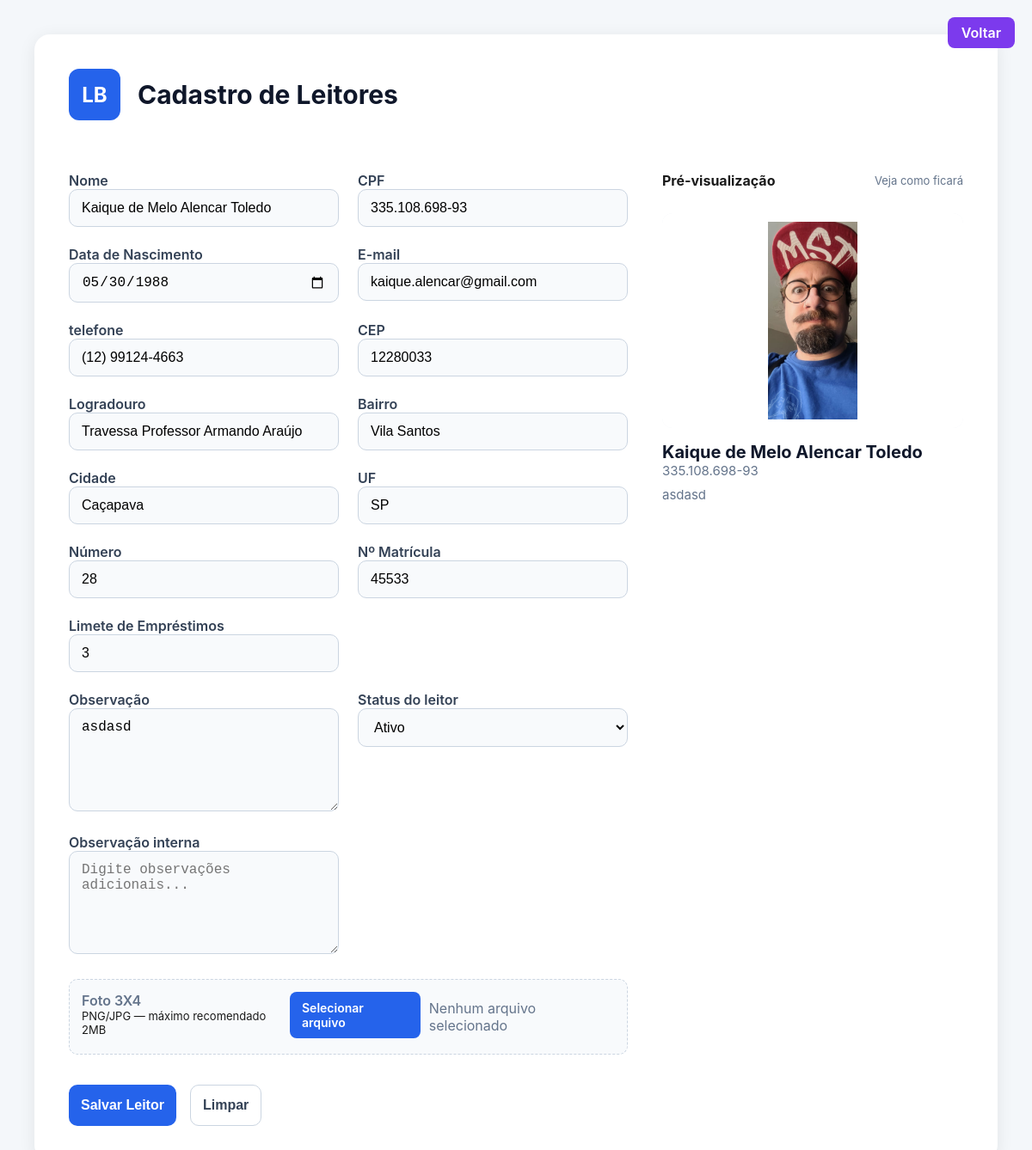
The app's page /leitores/1/edit with its own data.
### app/models/reader.py (models this page shows, shortened)
class Reader(db.Model):
    __tablename__ = "reader"
    id = db.Column(db.Integer, primary_key=True)
    nome = db.Column(db.String(255), nullable=False)
    cpf  = db.Column(db.String(14), unique=True, nullable=False, index=True)
    data_nascimento = db.Column(db.Date, nullable=False)
    email = db.Column(db.String(120), nullable=False)
    telefone = db.Column(db.String(15), nullable=False)
    cep = db.Column(db.String(10), nullable=False)
    logradouro = db.Column(db.String(255), nullable=False)
    bairro = db.Column(db.String(180), nullable=False)
    cidade = db.Column(db.String(180), nullable=False)
    uf = db.Column(db.String(2), nullable=False)
    numero_endereco = db.Column(db.String(15), nullable=False)
    numero_matricula = db.Column(db.Integer, unique=True, nullable=False, index=True)
    limite_emprestimo = db.Column(db.Integer, nullable=True, default=3)
    emprestimos_ativos = db.Column(db.Integer, default=0)
    observacao = db.Column(db.Text, nullable=True)
    data_cadastro = db.Column(db.DateTime, nullable=False, default=datetime.utcnow)
    data_atualizacao = db.Column(db.DateTime, default=datetime.utcnow, onupdate=datetime.utcnow)
    ultimo_emprestimo = db.Column(db.DateTime, nullable=True)
    responsavel = db.Column(db.String(255), nullable=True)
    telefone_responsavel = db.Column(db.String(15), nullable=True)
    obs_interna = db.Column(db.Text, nullable=True)
    status = db.Column(db.String(20), nullable=False, default="ativo")
    foto = db.Column(db.String(255), nullable=True)

### app/leitores/routes.py (the view, shortened to what this page needs)
@reader_bp.route("/leitores/<int:id>/edit", methods=["GET", "POST"])
def editar_leitor(id):
    reader = ReaderService.get_by_id(id)
    if not reader:
        flash("Leitor não encontrado", "error")
        return redirect(url_for("leitores.listar_leitores"))
    return render_template("leitor/leitor.html", leitor=reader)

### app/leitores/service.py (called while the page is built)
    @staticmethod
    def get_by_id(id):
        return Reader.query.get(id)

### app/templates/leitor/leitor.html (shortened to what this page needs)
{% extends "base/_base.html" %}
{% set show_back_button = True %}
{% block body_class %}page-livro{% endblock %}
{% block css_page %}
<link rel="stylesheet" href="{{ url_for('static', filename='css/leitor.css') }}">
{% endblock %}
{% block content %}
<div class="container">
  <header>
    <div class="logo">LB</div>
    <h1>Cadastro de Leitores</h1>
  </header>
  <form id="bookForm"  enctype="multipart/form-data" action="{% if leitor %} {{ url_for('leitores.editar_leitor', id=leitor.id) }} {% else %} {{ url_for('leitores.cadastrar_leitores') }} {% endif   %}" method="POST">
    <div class="row">
      <div>
        <label for="nome">Nome</label>
        <input id="nome" name="nome" class="input" value="{{ leitor.nome if leitor else '' }}" required />
      </div>
      <div>
        <label for="cpf">CPF</label>
        <input id="cpf" name="cpf" class="input"  value="{{ leitor.cpf if leitor else '' }}" required placeholder="Ex: (000.000.000-00)" />
      </div>
      <div>
        <label for="data_nascimento">Data de Nascimento</label>
        <input id="data_nascimento" name="data_nascimento" type="date" class="input"  value={{leitor.data_nascimento.strftime('%Y-%m-%d') if leitor and leitor.data_nascimento else ''}}  required  />
      </div>
      <div>
        <label for="email">E-mail</label>
        <input id="email" name="email" type="email" class="input" required placeholder="Ex: exemplo@exemplo.com" value="{{ leitor.email if leitor else '' }}"/>
      </div>
      <div>
        <label for="telefone">telefone</label>
        <input id="telefone" name="telefone" type="tel" class="input"  required placeholder="Ex: (00)00000-0000" value="{{ leitor.telefone if leitor else '' }}" />
      </div>
      <div>
        <label for="cep">CEP</label>
        <input id="cep" name="cep" type="text" class="input" maxlength="9" onblur="buscaCep()" value="{{leitor.cep if leitor else ''}}" required placeholder="Ex: 01001-000"/>
      </div>
      <div>
        <label for="logradouro">Logradouro</label>
        <input id="logradouro" name="logradouro" type="text" class="input" value="{{ leitor.logradouro if leitor else '' }}" readonly />
      </div>
      <div>
        <label for="bairro">Bairro</label>
        <input id="bairro" name="bairro" type="text" class="input" value="{{ leitor.bairro if leitor else '' }}"  readonly />
      </div>
      <div>
        <label for="cidade">Cidade</label>
        <input id="cidade" name="cidade" type="text" class="input" value="{{ leitor.cidade if leitor else '' }}" readonly />
      </div>
      <div>
        <label for="uf">UF</label>
        <input id="uf" name="uf" type="text" class="input" value="{{ leitor.uf if leitor else '' }}" readonly />
      </div>
      <div>
        <label for="numero_endereco">Número</label>
        <input id="numero_endereco" name="numero_endereco" type="text" class="input" value="{{ leitor.numero_endereco if leitor else '' }}" />
      </div>
      <div>
        <label for="numero_matricula">Nº Matrícula</label>
        <input id="numero_matricula" name="numero_matricula" type="text" class="input" value="{{ leitor.numero_matricula if leitor else '' }}" required />
      </div>
      <div>
        <label for="limite_emprestimo">Limete de Empréstimos</label>
        <input id="limite_emprestimo" name="limite_emprestimo" type="number" min="1" class="input"  value="{{ leitor.limite_emprestimo if leitor else '3' }}"/>
      </div>
      <div>
      </div>
      <div>
        <label for="observacao">Observação</label>
        <textarea id="observacao" name="observacao" class="input" rows="4" placeholder="Digite observações adicionais...">{{ leitor.observacao if leitor else '' }}</textarea>
      </div>
      <div>
        <label for="status">Status do leitor</label>
        <select id="status" name="status" class="input" value="{{ leitor.status if leitor else 'ativo' }}" required>
          <option value="ativo" {{ 'selected' if leitor and leitor.status == 'ativo' else '' }}>Ativo</option>
        </select>
      </div>
      <div>
        <label for="obs_interna">Observação interna</label>
        <textarea id="obs_interna" name="obs_interna" class="input" value="{{ leitor.obs_interna if leitor else '' }}" rows="4"placeholder="Digite observações adicionais..."></textarea>
      </div>
    </div>
    <div class="row full">
      <div class="file-input">
        <div>
          <label class="muted">Foto 3X4 </label>
          <div style="font-size:13px;color:var(--muted)">PNG/JPG — máximo recomendado 2MB</div>
        </div>
        <div style="margin-left:auto;display:flex;gap:10px;align-items:center;">
          <label class="btn-upload" for="coverInput">Selecionar arquivo</label>
          <span id="fileName"  class="muted">Nenhum arquivo selecionado</span>
        </div>
      </div>
    </div>
    <div class="actions">
      <button type="submit" class="btn btn-primary">Salvar Leitor</button>
      <button type="reset" class="btn btn-ghost" onclick="resetPreview()">Limpar</button>
    </div>
  </form>
   <aside class="right">
    <div style="display:flex;justify-content:space-between;align-items:center;margin-bottom:12px">
      <div style="font-weight:700">Pré-visualização</div>
      <div class="muted" style="font-size:13px">Veja como ficará</div>
    </div>
    <div id="previewCover" class="cover">
      <span id="previewPlaceholder">Imagem</span>
      <img
      id="previewImg"
      src="{% if leitor and leitor.foto %}{{ url_for('static', filename='uploads/leitores/' ~ leitor.foto) }}{% endif %}"
      alt="Prévia da foto"
      style="{% if leitor and leitor.foto %}display:block;{% else %}display:none;{% endif %}"
      >
    </div>
    <div class="meta">
      <h3 id="previewTitle">{{ leitor.nome if leitor else 'Nome do leitor' }}</h3>
      <p id="previewAuthor" class="muted">{{ leitor.cpf if leitor else 'CPF • Data de nascimento' }} </p>
      <p id="previewDesc" class="muted" style="margin-top:8px; text-align: justify;">
        {{ leitor.observacao if leitor else 'Observações aparecerão aqui.' }}
      </p>
    </div>
  </aside>
</div>
{% endblock %}

### app/static/css/leitor.css (style rules this page uses)
* { margin: 0; padding: 0; box-sizing: border-box; }
body { font-family: "Inter", sans-serif; background: #f4f7fa; padding: 40px; color: #1a1a1a; display: flex; justify-content: center; position: relative; }
.container { display: grid; grid-template-columns: 1fr 350px; gap: 40px; width: 100%; max-width: 1200px; background: #ffffff; padding: 40px; border-radius: 18px; box-shadow: 0 4px 20px rgba(0,0,0,0.08); }
header { grid-column: span 2; display: flex; align-items: center; gap: 20px; margin-bottom: 20px; }
.logo { width: 60px; height: 60px; background: #2563eb; color: white; display:flex; justify-content:center; align-items:center; border-radius:12px; font-size: 24px; font-weight: 700; }
header h1 { font-size: 30px; font-weight: 700; color: #0f172a; }
form { display: flex; flex-direction: column; gap: 25px; }
.row { display: grid; grid-template-columns: 1fr 1fr; gap: 22px; }
.full { display: flex; flex-direction: column; gap: 8px; }
label { font-weight: 600; margin-bottom: 4px; color: #334155; }
.input, textarea, select { width: 100%; padding: 12px 14px; border: 1px solid #cbd5e1; border-radius: 10px; background: #f8fafc; font-size: 16px; transition: 0.2s; }
textarea { min-height: 120px; resize: vertical; }
.file-input { display: flex; padding: 14px; border: 1px dashed #cbd5e1; border-radius: 10px; background: #f8fafc; }
.btn-upload { background: #2563eb; color: white; padding: 10px 14px; border-radius: 8px; font-size: 14px; cursor: pointer; transition: 0.2s; }
.muted { color: #64748b; }
.actions { display: flex; gap: 16px; margin-top: 10px; }
.btn { padding: 14px; border: none; border-radius: 10px; cursor: pointer; font-size: 16px; font-weight: 600; transition: 0.25s; }
.btn-primary { background: #2563eb; color: white; }
.btn-ghost { background: transparent; color: #334155; border: 1px solid #cbd5e1; }
aside.right { display: flex; flex-direction: column; gap: 16px; }
#previewCover { width: 100%; height: 250px; border-radius: 12px; overflow: hidden; background: #f1f5f9; position: relative; }
#previewCover img { position: absolute; inset: 0; width: 100%; height: 100%; object-fit: contain; background: #ffffff; padding: 10px; }
#previewImg { display: none; }
#previewPlaceholder { position: absolute; inset: 0; display: flex; align-items: center; justify-content: center; font-size: 16px; color: #94a3b8; pointer-events: none; }
.meta h3 { font-size: 20px; color: #0f172a; font-weight: 700; }
.meta p { font-size: 15px; line-height: 1.35; }

### records on screen
Reader: nome "Kaique de Melo Alencar Toledo", cpf "335.108.698-93", data_nascimento "05/30/1988", email "kaique.alencar@gmail.com", telefone "(12) 99124-4663", cep "12280033", logradouro "Travessa Professor Armando Araújo", bairro "Vila Santos", cidade "Caçapava", uf "SP", numero_endereco "28", numero_matricula "45533", limite_emprestimo "3", observacao "asdasd", status "Ativo", obs_interna "Digite observações adicionais...", foto (picture)
